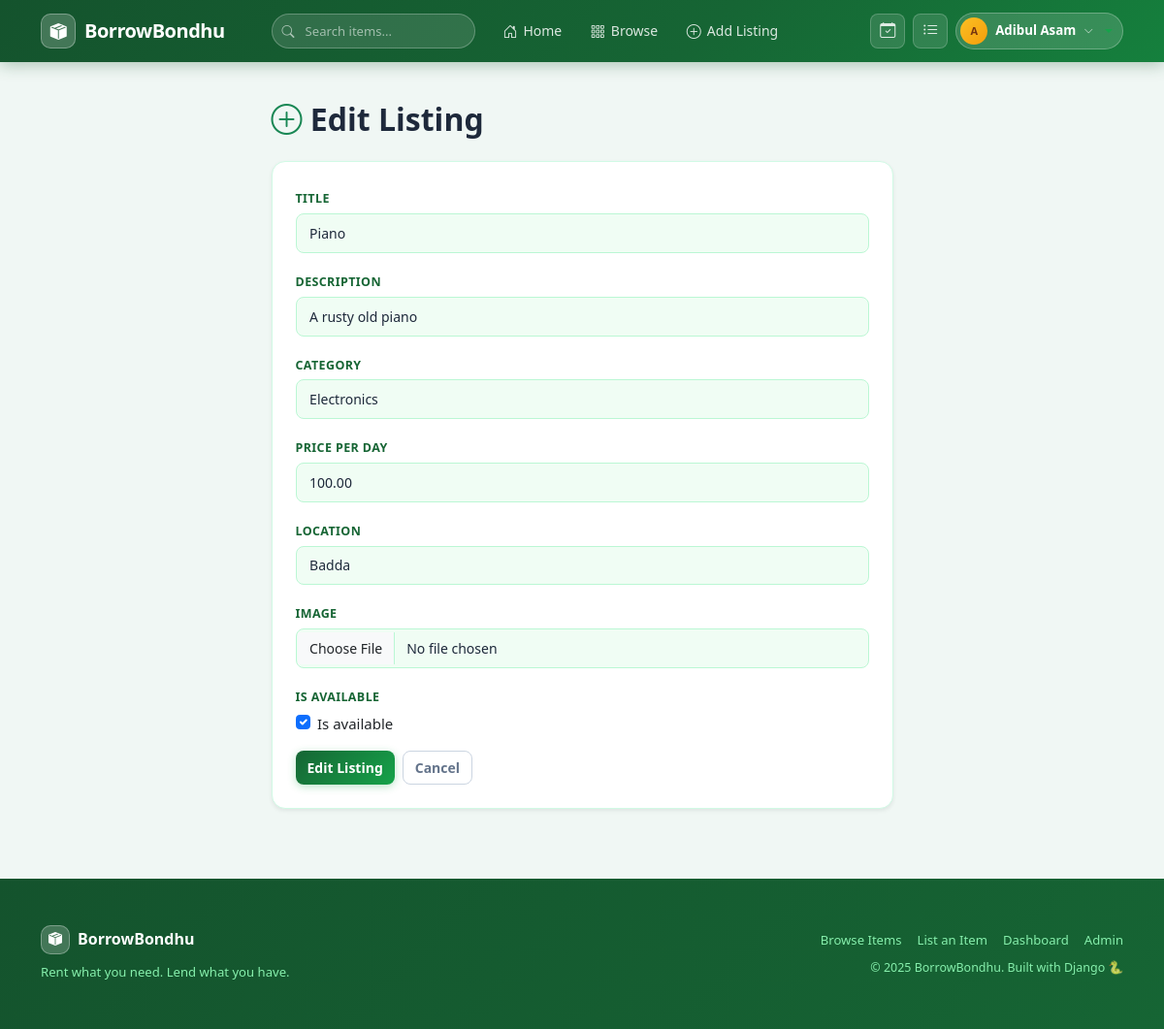
Page /listings/1/edit/ (signed in) on the committed database.
### listings/models.py (models this page shows, shortened)
class Listing(models.Model):
    CATEGORY_CHOICES = [
        ('cameras', 'Cameras & Photography'),
        ('electronics', 'Electronics'),
        ('tools', 'Tools & Equipment'),
        ('events', 'Event Equipment'),
        ('sports', 'Sports & Outdoors'),
        ('other', 'Other'),
    ]
    owner = models.ForeignKey(User, on_delete=models.CASCADE, related_name='listings')
    title = models.CharField(max_length=200)
    description = models.TextField()
    category = models.CharField(max_length=50, choices=CATEGORY_CHOICES)
    price_per_day = models.DecimalField(max_digits=10, decimal_places=2)
    location = models.CharField(max_length=200)
    image = models.ImageField(upload_to='listings/', blank=True, null=True)
    is_available = models.BooleanField(default=True)
    approved = models.BooleanField(default=False)
    created_at = models.DateTimeField(auto_now_add=True)

### listings/views.py (the view)
# urls.py: path('<int:pk>/edit/',          views.listing_edit,       name='listing_edit'),
@login_required
def listing_edit(request, pk):
    listing = get_object_or_404(Listing, pk=pk, owner=request.user)
    if request.method == 'POST':
        form = ListingForm(request.POST, request.FILES, instance=listing)
        if form.is_valid():
            listing          = form.save(commit=False)
            listing.approved = False
            listing.save()
            messages.success(request, 'Listing updated! Pending re-approval.')
            return redirect('my_listings')
    else:
        form = ListingForm(instance=listing)
    return render(request, 'listings/listing_form.html', {'form': form, 'action': 'Edit'})

### listings/forms.py
class ListingForm(forms.ModelForm):
    class Meta:
        model = Listing
        fields = ['title', 'description', 'category', 'price_per_day', 'location', 'image', 'is_available']
        widgets = {
            'description': forms.Textarea(attrs={'rows': 4}),
        }

### templates/listings/listing_form.html (shortened to what this page needs)
{% extends 'base.html' %}
{% block content %}
<div class="container py-4">
  <div class="row justify-content-center">
    <div class="col-md-7">
      <h2 class="fw-bold mb-4"><i class="bi bi-plus-circle text-success"></i> {{ action }} Listing</h2>
      <div class="card p-4 shadow-sm">
        <form method="post" enctype="multipart/form-data">
          {% for field in form %}
          <div class="mb-3">
            <label class="form-label fw-semibold">{{ field.label }}</label>
            {% if field.field.widget.input_type == 'select' %}
            <select name="{{ field.html_name }}" class="form-select {% if field.errors %}is-invalid{% endif %}">
              {% for val, label in field.field.choices %}
              <option value="{{ val }}" {% if field.value == val %}selected{% endif %}>{{ label }}</option>
              {% endfor %}
            </select>
            {% elif field.field.widget.input_type == 'checkbox' %}
            <div class="form-check">
              <input type="checkbox" name="{{ field.html_name }}" class="form-check-input" {% if field.value %}checked{% endif %}>
              <label class="form-check-label">{{ field.label }}</label>
            </div>
            {% elif field.field.widget.input_type == 'textarea' %}
            <textarea name="{{ field.html_name }}" class="form-control {% if field.errors %}is-invalid{% endif %}" rows="4">{{ field.value|default:'' }}</textarea>
            {% else %}
            <input type="{{ field.field.widget.input_type }}" name="{{ field.html_name }}"
              class="form-control {% if field.errors %}is-invalid{% endif %}"
              value="{{ field.value|default:'' }}">
            {% endif %}
          </div>
          {% endfor %}
          <div class="d-flex gap-2 mt-3">
            <button type="submit" class="btn btn-success">{{ action }} Listing</button>
            <a href="{% url 'my_listings' %}" class="btn btn-outline-secondary">Cancel</a>
          </div>
        </form>
      </div>
    </div>
  </div>
</div>
{% endblock %}

### templates/base.html (shortened to what this page needs)
<!DOCTYPE html>
<html lang="en">
<head>
  <link href="https://cdn.jsdelivr.net/npm/bootstrap@5.3.0/dist/css/bootstrap.min.css" rel="stylesheet">
  <link href="https://cdn.jsdelivr.net/npm/bootstrap-icons@1.11.0/font/bootstrap-icons.css" rel="stylesheet">
</head>
<body>
<nav class="navbar navbar-expand-lg">
  <div class="container" style="gap:16px;">
    <a class="navbar-brand" href="{% url 'home' %}">
      <div class="brand-icon"><i class="bi bi-box-seam-fill"></i></div>
      BorrowBondhu
    </a>
    <div class="collapse navbar-collapse" id="navbarNav">
      <form class="navbar-search mx-3" method="get" action="{% url 'listing_list' %}">
        <i class="bi bi-search search-icon"></i>
        <input type="text" name="q" placeholder="Search items..." autocomplete="off">
      </form>
      <ul class="navbar-nav me-auto align-items-lg-center gap-1">
        <li class="nav-item">
          <a class="nav-link" href="{% url 'home' %}"><i class="bi bi-house-door"></i> Home</a>
        </li>
        <li class="nav-item">
          <a class="nav-link" href="{% url 'listing_list' %}"><i class="bi bi-grid-3x3-gap"></i> Browse</a>
        </li>
        {% if user.is_authenticated %}
        <li class="nav-item">
          <a class="nav-link" href="{% url 'listing_create' %}"><i class="bi bi-plus-circle"></i> Add Listing</a>
        </li>
        {% endif %}
      </ul>
      <ul class="navbar-nav align-items-lg-center gap-2">
        {% if user.is_authenticated %}
        <li class="nav-item">
          <a href="{% url 'my_bookings' %}" class="nav-icon-btn" title="My Bookings">
            <i class="bi bi-calendar-check"></i>
          </a>
        </li>
        <li class="nav-item">
          <a href="{% url 'my_listings' %}" class="nav-icon-btn" title="My Listings">
            <i class="bi bi-list-ul"></i>
          </a>
        </li>
        <li class="nav-item dropdown">
          <a href="#" class="user-avatar-btn dropdown-toggle" data-bs-toggle="dropdown">
            <div class="user-avatar">
              {% if user.first_name %}{{ user.first_name|first|upper }}{% else %}{{ user.username|first|upper }}{% endif %}
            </div>
            <span class="user-avatar-name">{{ user.first_name|default:user.username }}</span>
            <i class="bi bi-chevron-down" style="font-size:10px;color:rgba(255,255,255,0.7);"></i>
          </a>
        </li>
        {% endif %}
      </ul>
    </div>
  </div>
</nav>
{% block content %}{% endblock %}
<footer class="mt-5 py-5">
  <div class="container">
    <div class="row align-items-center">
      <div class="col-md-6 mb-3 mb-md-0">
        <div class="d-flex align-items-center gap-2 mb-2">
          <div class="brand-icon" style="width:30px;height:30px;font-size:14px;">
            <i class="bi bi-box-seam-fill"></i>
          </div>
          <strong style="color:white;font-size:1rem;">BorrowBondhu</strong>
        </div>
        <p class="mb-0" style="font-size:0.82rem;">Rent what you need. Lend what you have.</p>
      </div>
      <div class="col-md-6 text-md-end">
        <div class="d-flex gap-3 justify-content-md-end mb-2" style="font-size:0.82rem;">
          <a href="{% url 'listing_list' %}">Browse Items</a>
          <a href="{% url 'listing_create' %}">List an Item</a>
          {% if user.is_authenticated %}
          <a href="{% url 'dashboard' %}">Dashboard</a>
          {% endif %}
          <a href="/admin/">Admin</a>
        </div>
        <p class="mb-0" style="font-size:0.78rem;">&copy; 2025 BorrowBondhu. Built with Django 🐍</p>
      </div>
    </div>
  </div>
</footer>
</body>
</html>

### templates/base.html (style rules this page uses)
body { background: #f0f7f4; color: #1e293b; font-family: 'Segoe UI', system-ui, -apple-system, sans-serif; font-size: 15px; line-height: 1.6; }
a { color: #16a34a; text-decoration: none; }
.navbar { background: linear-gradient(135deg, #14532d 0%, #166534 60%, #15803d 100%); border-bottom: none; padding: 0; min-height: 64px; position: sticky; top: 0; z-index: 1000; box-shadow: 0 2px 16px rgba(20,83,45,.35); }
.navbar-brand { font-weight: 800; font-size: 1.25rem; color: white !important; letter-spacing: -0.5px; display: flex; align-items: center; gap: 9px; padding: 0; }
.brand-icon { width: 36px; height: 36px; background: rgba(255,255,255,0.2); border: 1.5px solid rgba(255,255,255,0.3); border-radius: 10px; display: flex; align-items: center; justify-content: center; color: white; font-size: 17px; }
.nav-link { font-size: 0.875rem; font-weight: 500; color: rgba(255,255,255,0.85) !important; padding: 0.45rem 0.8rem !important; border-radius: 8px; transition: background 0.15s, color 0.15s; display: flex; align-items: center; gap: 6px; }
.nav-link i { font-size: 15px; }
.navbar-search { position: relative; width: 210px; }
.navbar-search input { border: 1.5px solid rgba(255,255,255,0.25); border-radius: 50px; padding: 7px 16px 7px 34px; font-size: 0.82rem; background: rgba(255,255,255,0.12); color: white; width: 100%; outline: none; transition: border-color 0.15s, background 0.15s; }
.navbar-search input::placeholder { color: rgba(255,255,255,0.55); }
.navbar-search .search-icon { position: absolute; left: 11px; top: 50%; transform: translateY(-50%); color: rgba(255,255,255,0.6); font-size: 13px; pointer-events: none; }
.nav-icon-btn { width: 36px; height: 36px; border-radius: 8px; background: rgba(255,255,255,0.12); border: 1.5px solid rgba(255,255,255,0.2); display: flex; align-items: center; justify-content: center; color: rgba(255,255,255,0.85); font-size: 16px; text-decoration: none; transition: all 0.15s; }
.user-avatar-btn { display: flex; align-items: center; gap: 8px; background: rgba(255,255,255,0.15); border: 1.5px solid rgba(255,255,255,0.25); border-radius: 50px; padding: 4px 10px 4px 4px; cursor: pointer; transition: all 0.15s; text-decoration: none; }
.user-avatar { width: 28px; height: 28px; border-radius: 50%; background: linear-gradient(135deg, #fbbf24, #f59e0b); display: flex; align-items: center; justify-content: center; color: #78350f; font-weight: 800; font-size: 11px; flex-shrink: 0; }
.user-avatar-name { font-size: 0.83rem; font-weight: 600; color: white; max-width: 90px; overflow: hidden; text-overflow: ellipsis; white-space: nowrap; }
.card { border: 1.5px solid #d1fae5; border-radius: 14px; box-shadow: 0 2px 8px rgba(20,83,45,.06); background: #fff; transition: transform 0.2s ease, box-shadow 0.2s ease; }
.btn { font-weight: 600; border-radius: 8px; font-size: 0.875rem; transition: all 0.15s; }
.btn-success, .btn-primary { background: linear-gradient(135deg, #166534, #16a34a); border: none; box-shadow: 0 2px 8px rgba(22,163,74,.3); }
.btn-outline-secondary { border: 1.5px solid #cbd5e1; color: #64748b; }
.form-control, .form-select { border: 1.5px solid #bbf7d4; border-radius: 8px; font-size: 0.875rem; color: #1e293b; padding: 0.55rem 0.85rem; background: #f0fdf4; transition: border-color 0.15s, box-shadow 0.15s, background 0.15s; }
.form-label { font-size: 0.78rem; font-weight: 700; color: #166534; margin-bottom: 5px; text-transform: uppercase; letter-spacing: 0.4px; }
footer { background: linear-gradient(135deg, #14532d, #166534); color: #86efac; border-top: none; }
footer strong { color: white; }
footer a { color: #86efac; }

### rows in the picture
Listing: title "Piano" "A rusty old piano" "100.00" "Badda", category "Electronics"

### other values in the picture
{{ user.first_name|first|upper }} "A"
{{ user.first_name|default:user.username }} "Adibul Asam"
{{ action }} "Edit"
{{ field.label }} "TITLE" "DESCRIPTION" "CATEGORY" "PRICE PER DAY" "LOCATION" "IMAGE" "IS AVAILABLE"
{{ field.label }} "Is available"
